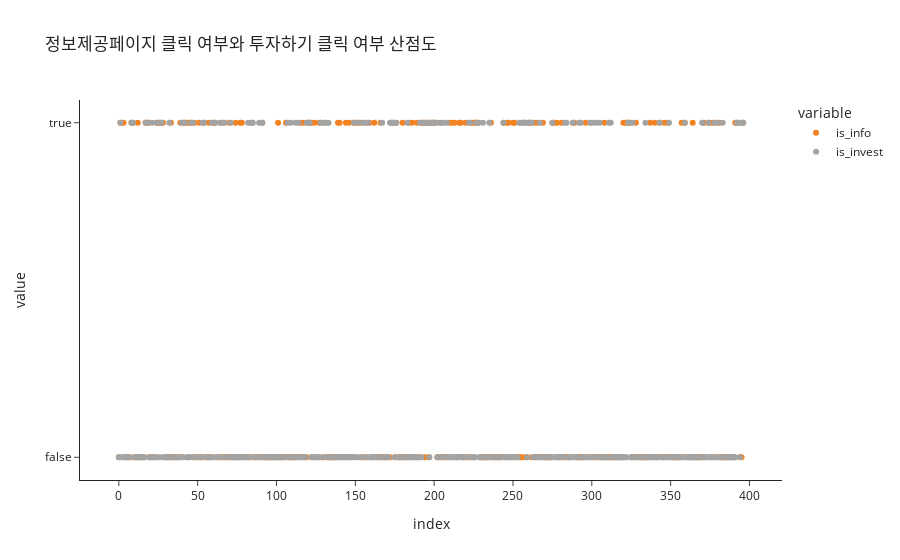

Here is the notebook cell this chart was saved with:
### Code cell
fig = px.scatter(my_df[["is_info", "is_invest"]],
           template="simple_white",
           title="정보제공페이지 클릭 여부와 투자하기 클릭 여부 산점도")

fig.data[0]['marker']['color'] = "#f58220"
fig.data[1]['marker']['color'] = "#a3a3a3"

fig.show()

### Figure 1 — Plotly figure (JSON) as saved in the notebook; plotly's stock layout.template omitted (floating-point values rounded to 4 significant figures; data arrays with more than 128 entries replaced by an {"elided": "..."} marker saying what was removed)
{"data": [{"hovertemplate": "variable=is_info<br>index=%{x}<br>value=%{y}<extra></extra>", "legendgroup": "is_info", "marker": {"color": "#f58220", "symbol": "circle"}, "mode": "markers", "name": "is_info", "orientation": "v", "showlegend": true, "type": "scatter", "x": {"elided": "397 int values"}, "xaxis": "x", "y": {"elided": "397 bool values"}, "yaxis": "y"}, {"hovertemplate": "variable=is_invest<br>index=%{x}<br>value=%{y}<extra></extra>", "legendgroup": "is_invest", "marker": {"color": "#a3a3a3", "symbol": "circle"}, "mode": "markers", "name": "is_invest", "orientation": "v", "showlegend": true, "type": "scatter", "x": {"elided": "397 int values"}, "xaxis": "x", "y": {"elided": "397 bool values"}, "yaxis": "y"}], "layout": {"legend": {"title": {"text": "variable"}, "tracegroupgap": 0}, "title": {"text": "정보제공페이지 클릭 여부와 투자하기 클릭 여부 산점도"}, "xaxis": {"anchor": "y", "domain": [0, 1], "title": {"text": "index"}}, "yaxis": {"anchor": "x", "domain": [0, 1], "title": {"text": "value"}}}}
